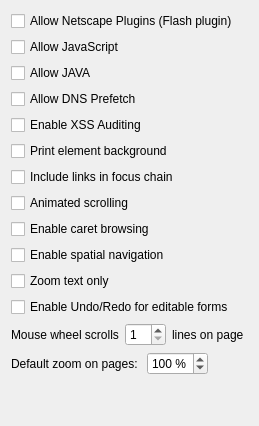
             <widget class="QWidget" name="tab">
              <attribute name="title">
               <string>Web Configuration</string>
              </attribute>
              <layout class="QGridLayout" name="gridLayout_18">
               <item row="0" column="0">
                <layout class="QVBoxLayout" name="verticalLayout">
                 <item>
                  <widget class="QCheckBox" name="allowPlugins">
                   <property name="text">
                    <string>Allow Netscape Plugins (Flash plugin)</string>
                   </property>
                  </widget>
                 </item>
                 <item>
                  <widget class="QCheckBox" name="allowJavaScript">
                   <property name="text">
                    <string>Allow JavaScript</string>
                   </property>
                  </widget>
                 </item>
                 <item>
                  <widget class="QCheckBox" name="allowJava">
                   <property name="text">
                    <string>Allow JAVA</string>
                   </property>
                  </widget>
                 </item>
                 <item>
                  <widget class="QCheckBox" name="allowDNSPrefetch">
                   <property name="text">
                    <string>Allow DNS Prefetch</string>
                   </property>
                  </widget>
                 </item>
                 <item>
                  <widget class="QCheckBox" name="xssAuditing">
                   <property name="text">
                    <string extracomment="try to detect possible XSS attacks when executing javascript">Enable XSS Auditing</string>
                   </property>
                  </widget>
                 </item>
                 <item>
                  <widget class="QCheckBox" name="printEBackground">
                   <property name="text">
                    <string extracomment="when you are printing page (on printer), it determine whether to also print background (color, image) of html elements">Print element background</string>
                   </property>
                  </widget>
                 </item>
                 <item>
                  <widget class="QCheckBox" name="linksInFocusChain">
                   <property name="text">
                    <string extracomment="focus also links on page (basically &lt;a&gt; elements) when pressing Tab key">Include links in focus chain</string>
                   </property>
                  </widget>
                 </item>
                 <item>
                  <widget class="QCheckBox" name="animateScrolling">
                   <property name="text">
                    <string>Animated scrolling</string>
                   </property>
                  </widget>
                 </item>
                 <item>
                  <widget class="QCheckBox" name="caretBrowsing">
                   <property name="text">
                    <string>Enable caret browsing</string>
                   </property>
                  </widget>
                 </item>
                 <item>
                  <widget class="QCheckBox" name="spatialNavigation">
                   <property name="text">
                    <string>Enable spatial navigation</string>
                   </property>
                  </widget>
                 </item>
                 <item>
                  <widget class="QCheckBox" name="zoomTextOnly">
                   <property name="text">
                    <string>Zoom text only</string>
                   </property>
                  </widget>
                 </item>
                 <item>
                  <widget class="QCheckBox" name="formsUndoRedo">
                   <property name="toolTip">
                    <string>If you disable this, it will still be accesible via standard Qt shortcuts</string>
                   </property>
                   <property name="text">
                    <string>Enable Undo/Redo for editable forms</string>
                   </property>
                  </widget>
                 </item>
                </layout>
               </item>
               <item row="2" column="0">
                <layout class="QHBoxLayout" name="horizontalLayout_11">
                 <item>
                  <widget class="QLabel" name="label_14">
                   <property name="sizePolicy">
                    <sizepolicy hsizetype="Fixed" vsizetype="Preferred">
                     <horstretch>0</horstretch>
                     <verstretch>0</verstretch>
                    </sizepolicy>
                   </property>
                   <property name="text">
                    <string>Mouse wheel scrolls</string>
                   </property>
                  </widget>
                 </item>
                 <item>
                  <widget class="QSpinBox" name="wheelScroll">
                   <property name="sizePolicy">
                    <sizepolicy hsizetype="Fixed" vsizetype="Fixed">
                     <horstretch>0</horstretch>
                     <verstretch>0</verstretch>
                    </sizepolicy>
                   </property>
                   <property name="minimum">
                    <number>1</number>
                   </property>
                  </widget>
                 </item>
                 <item>
                  <widget class="QLabel" name="label_26">
                   <property name="text">
                    <string>lines on page</string>
                   </property>
                  </widget>
                 </item>
                </layout>
               </item>
               <item row="3" column="0">
                <layout class="QHBoxLayout" name="horizontalLayout_12">
                 <item>
                  <widget class="QLabel" name="label_44">
                   <property name="text">
                    <string>Default zoom on pages: </string>
                   </property>
                  </widget>
                 </item>
                 <item>
                  <widget class="QSpinBox" name="defaultZoom">
                   <property name="suffix">
                    <string notr="true"> %</string>
                   </property>
                   <property name="minimum">
                    <number>30</number>
                   </property>
                   <property name="maximum">
                    <number>300</number>
                   </property>
                   <property name="value">
                    <number>100</number>
                   </property>
                  </widget>
                 </item>
                 <item>
                  <spacer name="horizontalSpacer_12">
                   <property name="orientation">
                    <enum>Qt::Horizontal</enum>
                   </property>
                   <property name="sizeHint" stdset="0">
                    <size>
                     <width>40</width>
                     <height>20</height>
                    </size>
                   </property>
                  </spacer>
                 </item>
                </layout>
               </item>
               <item row="4" column="0">
                <spacer name="verticalSpacer_9">
                 <property name="orientation">
                  <enum>Qt::Vertical</enum>
                 </property>
                 <property name="sizeHint" stdset="0">
                  <size>
                   <width>20</width>
                   <height>40</height>
                  </size>
                 </property>
                </spacer>
               </item>
              </layout>
             </widget>
